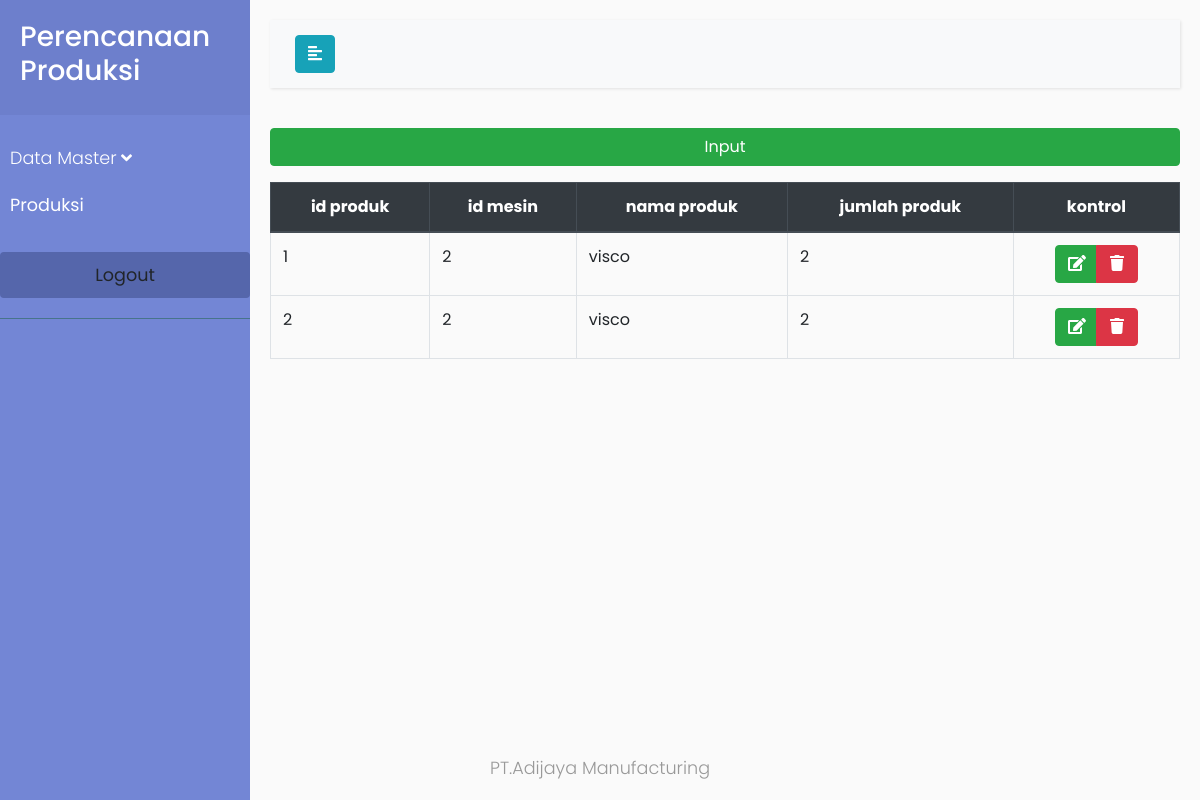
The page /produksetengahjadi/index.php (signed in) on the database its author committed.
### tables this page shows
CREATE TABLE `produk_setengah_jadi` (
  `id_produk_setengah_jadi` int(50) NOT NULL,
  `id_mesin_produk_setengah_jadi` int(50) NOT NULL,
  `nama_produk_setengah_jadi` varchar(255) NOT NULL,
  `jumlah_produk_setengah_jadi` int(50) NOT NULL,
  `tanggal_produk_setengah_jadi` varchar(255) NOT NULL
);

### produksetengahjadi/read.php (called while the page is built, shortened)
<?php
require_once("../config.php");
$sql = "SELECT * FROM produk_setengah_jadi";
$read = $db->prepare($sql);
$read->execute();
$data_operator = $read->fetchAll();
?>

### produksetengahjadi/index.php (the view, shortened to what this page needs)
<?php include "read.php" ?>
<!DOCTYPE html>
<html>
<head>
    <?php include "../head.php" ?>
</head>
<body>
    <div class="wrapper">
        <?php include "../sidebar.php"?>
        <div id="content">
            <?php include "../topbar.php" ?>
            <div>
                <button type="button" class="btn btn-success w-100 mb-3" data-toggle="modal" data-target="#modal_insert_operator">
                  Input
              </button>
<table class="table table-bordered">
  <thead class="thead-dark text-center">
    <tr>
        <th scope="col">id produk</th>
        <th scope="col">id mesin</th>
        <th scope="col">nama produk</th>
        <th scope="col">jumlah produk</th>
        <th scope="col">kontrol</th>
    </tr>
</thead>
<tbody>
    <?php
    if ($data_operator){
        foreach($data_operator as $data) {
            $id_produk = $data["id_produk_setengah_jadi"];
            $id_mesin = $data["id_mesin_produk_setengah_jadi"];
            $nama_produk = $data["nama_produk_setengah_jadi"];
            $jumlah_produk = $data["jumlah_produk_setengah_jadi"];
            echo '<tr>
            <td>'.$id_produk.'</ts>
            <td>'.$id_mesin.'</td>
            <td>'.$nama_produk.'</td>
            <td>'.$jumlah_produk.'</td>
            <td class="text-center">
            <form class="d-inline" id="delete" name="delete" method="POST" action="delete.php">
            <div class="btn-group" role="group" aria-label="Basic example">
            <button type="button" class="btn btn-success w-50" data-toggle="modal" data-target="#modal_change_'.$id_produk.'">
            <i class="fa fa-edit"></i>
            </button>
            <input type="hidden" class="form-control" id="id_produk" name="id_produk" value="'.$id_produk.'">
            <button type="submit" name="delete" class="btn btn-danger w-50">
            <i class="fa fa-trash"></i>
            </button>
            </div>
            </form>
            </td>
            </tr>
            <div class="modal fade" id="modal_change_'.$id_produk.'" tabindex="-1" role="dialog" aria-labelledby="modal_change_operator_label_'.$id_produk.'" aria-hidden="true">
            <input type="hidden" class="form-control" id="id_produk" name="id_produk" aria-describedby="id_produk" placeholder="ID Produk" value="'.$id_produk.'">
            <input type="text" class="form-control" id="nama_produk" name="nama_produk" aria-describedby="nama_operator" placeholder="Nama Produk" value="'.$nama_produk.'">
            <input type="text" class="form-control" id="jumlah_produk" name="jumlah_produk" placeholder="jumlah produk Kerja" value="'.$jumlah_produk.'">
            </div>';
        }
    }
    ?>
</tbody>
</table>
</div>
</div>
<?php include "../footer.php" ?>
</div>
</body>
</html>

### style.css (style rules this page uses)
body { font-family: 'Poppins', sans-serif; background: #fafafa; }
.wrapper { display: flex; width: 100%; align-items: stretch; }
#content { width: 100%; padding: 20px; min-height: 100vh; transition: all 0.3s; }

### rows shown on the page
produk_setengah_jadi: id_produk_setengah_jadi "1", id_mesin_produk_setengah_jadi "2", nama_produk_setengah_jadi "visco", jumlah_produk_setengah_jadi "2"
produk_setengah_jadi: id_produk_setengah_jadi "2", id_mesin_produk_setengah_jadi "2", nama_produk_setengah_jadi "visco", jumlah_produk_setengah_jadi "2"

### other values the page prints
$APP_NAME "Perencanaan Produksi"
